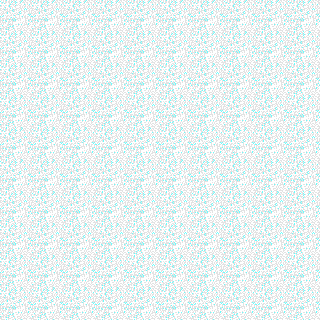

Below is a game level as drawn by its tile map, then a one-line description and the .tmx file that defines it, in full:
An orthogonal 10x10 tile map with 32x32 px tiles, 1 tile layer (Tile Layer 1).

<map version="1.0" orientation="orthogonal" renderorder="right-down" width="10" height="10" tilewidth="32" tileheight="32" nextobjectid="1">
 <tileset firstgid="1" name="dg_grounds32" tilewidth="32" tileheight="32" tilecount="171" columns="9">
  <image source="dg_grounds32.gif" width="288" height="608" />
 </tileset>
 <layer name="Tile Layer 1" width="10" height="10">
  <data encoding="csv">
85,85,85,85,85,85,85,85,85,85,
85,85,85,85,85,85,85,85,85,85,
85,85,85,85,85,85,85,85,85,85,
85,85,85,85,85,85,85,85,85,85,
85,85,85,85,85,85,85,85,85,85,
85,85,85,85,85,85,85,85,85,85,
85,85,85,85,85,85,85,85,85,85,
85,85,85,85,85,85,85,85,85,85,
85,85,85,85,85,85,85,85,85,85,
85,85,85,85,85,85,85,85,85,85
</data>
 </layer>
</map>
